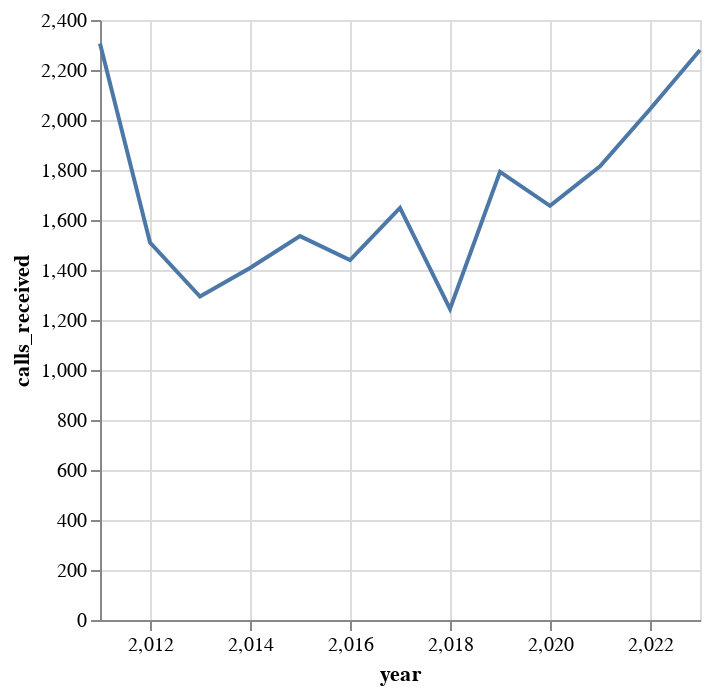
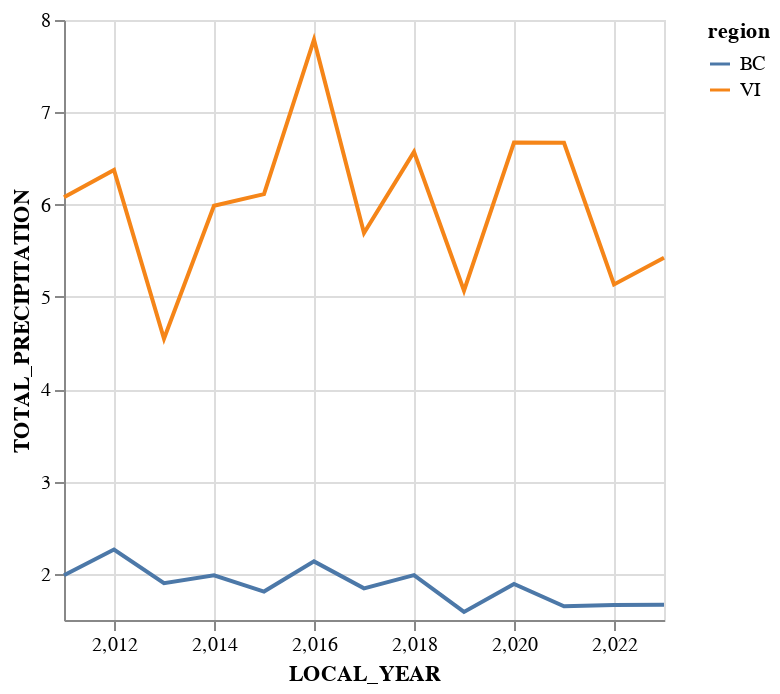

Notebook cell for these charts, in order:
### Code cell
precip_vi = van_island[['LOCAL_YEAR', 'LOCAL_DAY', 'LOCAL_MONTH', 'TOTAL_PRECIPITATION', 'TOTAL_RAIN', 'TOTAL_SNOW']].dropna()
precip_bc = bc[['LOCAL_YEAR', 'LOCAL_DAY', 'LOCAL_MONTH', 'TOTAL_PRECIPITATION', 'TOTAL_RAIN', 'TOTAL_SNOW']].dropna()

precip_vi_2011 = precip_vi[precip_vi['LOCAL_YEAR']==2011].groupby('LOCAL_YEAR').mean(numeric_only=True).reset_index().assign(region = 'VI')
precip_vi_2012 = precip_vi[precip_vi['LOCAL_YEAR']==2012].groupby('LOCAL_YEAR').mean(numeric_only=True).reset_index().assign(region = 'VI')
precip_vi_2013 = precip_vi[precip_vi['LOCAL_YEAR']==2013].groupby('LOCAL_YEAR').mean(numeric_only=True).reset_index().assign(region = 'VI')
precip_vi_2014 = precip_vi[precip_vi['LOCAL_YEAR']==2014].groupby('LOCAL_YEAR').mean(numeric_only=True).reset_index().assign(region = 'VI')
precip_vi_2015 = precip_vi[precip_vi['LOCAL_YEAR']==2015].groupby('LOCAL_YEAR').mean(numeric_only=True).reset_index().assign(region = 'VI')
precip_vi_2016 = precip_vi[precip_vi['LOCAL_YEAR']==2016].groupby('LOCAL_YEAR').mean(numeric_only=True).reset_index().assign(region = 'VI')
precip_vi_2017 = precip_vi[precip_vi['LOCAL_YEAR']==2017].groupby('LOCAL_YEAR').mean(numeric_only=True).reset_index().assign(region = 'VI')
precip_vi_2018 = precip_vi[precip_vi['LOCAL_YEAR']==2018].groupby('LOCAL_YEAR').mean(numeric_only=True).reset_index().assign(region = 'VI')
precip_vi_2019 = precip_vi[precip_vi['LOCAL_YEAR']==2019].groupby('LOCAL_YEAR').mean(numeric_only=True).reset_index().assign(region = 'VI')
precip_vi_2020 = precip_vi[precip_vi['LOCAL_YEAR']==2020].groupby('LOCAL_YEAR').mean(numeric_only=True).reset_index().assign(region = 'VI')
precip_vi_2021 = precip_vi[precip_vi['LOCAL_YEAR']==2021].groupby('LOCAL_YEAR').mean(numeric_only=True).reset_index().assign(region = 'VI')
precip_vi_2022 = precip_vi[precip_vi['LOCAL_YEAR']==2022].groupby('LOCAL_YEAR').mean(numeric_only=True).reset_index().assign(region = 'VI')
precip_vi_2023 = precip_vi[precip_vi['LOCAL_YEAR']==2023].groupby('LOCAL_YEAR').mean(numeric_only=True).reset_index().assign(region = 'VI')
#precip_vi_2024 = precip_vi[precip_vi['LOCAL_YEAR']==2024].groupby('LOCAL_YEAR').mean(numeric_only=True).reset_index().assign(region = 'VI')

precip_vi_month=pd.concat([precip_vi_2011,
                       precip_vi_2012, 
                       precip_vi_2013,
                       precip_vi_2014,
                       precip_vi_2015,
                       precip_vi_2016,
                       precip_vi_2017,
                       precip_vi_2018,
                       precip_vi_2019,
                       precip_vi_2020,
                       precip_vi_2021,
                       precip_vi_2022,
                       precip_vi_2023
                       ], ignore_index=True, axis=0)

precip_bc_2011 = precip_bc[precip_bc['LOCAL_YEAR']==2011].groupby('LOCAL_YEAR').mean(numeric_only=True).reset_index().assign(region = 'BC')
precip_bc_2012 = precip_bc[precip_bc['LOCAL_YEAR']==2012].groupby('LOCAL_YEAR').mean(numeric_only=True).reset_index().assign(region = 'BC')
precip_bc_2013 = precip_bc[precip_bc['LOCAL_YEAR']==2013].groupby('LOCAL_YEAR').mean(numeric_only=True).reset_index().assign(region = 'BC')
precip_bc_2014 = precip_bc[precip_bc['LOCAL_YEAR']==2014].groupby('LOCAL_YEAR').mean(numeric_only=True).reset_index().assign(region = 'BC')
precip_bc_2015 = precip_bc[precip_bc['LOCAL_YEAR']==2015].groupby('LOCAL_YEAR').mean(numeric_only=True).reset_index().assign(region = 'BC')
precip_bc_2016 = precip_bc[precip_bc['LOCAL_YEAR']==2016].groupby('LOCAL_YEAR').mean(numeric_only=True).reset_index().assign(region = 'BC')
precip_bc_2017 = precip_bc[precip_bc['LOCAL_YEAR']==2017].groupby('LOCAL_YEAR').mean(numeric_only=True).reset_index().assign(region = 'BC')
precip_bc_2018 = precip_bc[precip_bc['LOCAL_YEAR']==2018].groupby('LOCAL_YEAR').mean(numeric_only=True).reset_index().assign(region = 'BC')
precip_bc_2019 = precip_bc[precip_bc['LOCAL_YEAR']==2019].groupby('LOCAL_YEAR').mean(numeric_only=True).reset_index().assign(region = 'BC')
precip_bc_2020 = precip_bc[precip_bc['LOCAL_YEAR']==2020].groupby('LOCAL_YEAR').mean(numeric_only=True).reset_index().assign(region = 'BC')
precip_bc_2021 = precip_bc[precip_bc['LOCAL_YEAR']==2021].groupby('LOCAL_YEAR').mean(numeric_only=True).reset_index().assign(region = 'BC')
precip_bc_2022 = precip_bc[precip_bc['LOCAL_YEAR']==2022].groupby('LOCAL_YEAR').mean(numeric_only=True).reset_index().assign(region = 'BC')
precip_bc_2023 = precip_bc[precip_bc['LOCAL_YEAR']==2023].groupby('LOCAL_YEAR').mean(numeric_only=True).reset_index().assign(region = 'BC')
#precip_bc_2024 = precip_bc[precip_bc['LOCAL_YEAR']==2024].groupby('LOCAL_YEAR').mean(numeric_only=True).reset_index().assign(region = 'BC')

precip_bc_month= pd.concat([precip_bc_2011,
                            precip_bc_2012,
                            precip_bc_2013,
                            precip_bc_2014,
                            precip_bc_2015,
                            precip_bc_2016,
                            precip_bc_2017,
                            precip_bc_2018,
                            precip_bc_2019,
                            precip_bc_2020,
                            precip_bc_2021,
                            precip_bc_2022,
                            precip_bc_2023], ignore_index=True, axis=0)

precip_both = pd.concat([precip_bc_month, precip_vi_month], ignore_index=True, axis=0)
compare_precip_both =alt.Chart(precip_both).mark_line().encode(
    x=alt.X('LOCAL_YEAR').scale(zero=False),
    y=alt.Y('TOTAL_PRECIPITATION').scale(zero=False),
    color='region'
)
#shows simillar trend in weather patterns between vancouver island and bc, thus can make similar trends in how Vancouver island 
compare_precip_both
bb_year=bear.groupby('year').mean(numeric_only=True).reset_index()
bear_plot = alt.Chart(bb_year).mark_line().encode(
    x='year', 
    y='calls_received'
)
display(bear_plot, compare_precip_both)

### Figure 1 — Vega-Lite specification as saved in the notebook (floating-point values rounded to 4 significant figures)
{"config": {"view": {"continuousWidth": 300, "continuousHeight": 300}}, "data": {"name": "data-3c4f362988a3642ddd0a1068e764f661"}, "mark": {"type": "line"}, "encoding": {"x": {"field": "year", "type": "quantitative"}, "y": {"field": "calls_received", "type": "quantitative"}}, "$schema": "https://vega.github.io/schema/vega-lite/v5.8.0.json", "datasets": {"data-3c4f362988a3642ddd0a1068e764f661": [{"year": 2011, "calls_received": 2306.0}, {"year": 2012, "calls_received": 1510.0}, {"year": 2013, "calls_received": 1294.0}, {"year": 2014, "calls_received": 1408.0}, {"year": 2015, "calls_received": 1535.0}, {"year": 2016, "calls_received": 1440.0}, {"year": 2017, "calls_received": 1648.0}, {"year": 2018, "calls_received": 1244.0}, {"year": 2019, "calls_received": 1793.0}, {"year": 2020, "calls_received": 1657.0}, {"year": 2021, "calls_received": 1814.0}, {"year": 2022, "calls_received": 2043.0}, {"year": 2023, "calls_received": 2280.0}]}}

### Figure 2 — Vega-Lite specification as saved in the notebook (floating-point values rounded to 4 significant figures)
{"config": {"view": {"continuousWidth": 300, "continuousHeight": 300}}, "data": {"name": "data-ff68b67e9ce0ca3a66dea5ed2c4e557e"}, "mark": {"type": "line"}, "encoding": {"color": {"field": "region", "type": "nominal"}, "x": {"field": "LOCAL_YEAR", "scale": {"zero": false}, "type": "quantitative"}, "y": {"field": "TOTAL_PRECIPITATION", "scale": {"zero": false}, "type": "quantitative"}}, "$schema": "https://vega.github.io/schema/vega-lite/v5.8.0.json", "datasets": {"data-ff68b67e9ce0ca3a66dea5ed2c4e557e": [{"LOCAL_YEAR": 2011, "LOCAL_DAY": 15.72, "LOCAL_MONTH": 6.543, "TOTAL_PRECIPITATION": 1.985, "TOTAL_RAIN": 1.358, "TOTAL_SNOW": 0.6464, "region": "BC"}, {"LOCAL_YEAR": 2012, "LOCAL_DAY": 15.68, "LOCAL_MONTH": 6.394, "TOTAL_PRECIPITATION": 2.264, "TOTAL_RAIN": 1.639, "TOTAL_SNOW": 0.6486, "region": "BC"}, {"LOCAL_YEAR": 2013, "LOCAL_DAY": 15.7, "LOCAL_MONTH": 6.485, "TOTAL_PRECIPITATION": 1.899, "TOTAL_RAIN": 1.363, "TOTAL_SNOW": 0.5533, "region": "BC"}, {"LOCAL_YEAR": 2014, "LOCAL_DAY": 15.75, "LOCAL_MONTH": 6.427, "TOTAL_PRECIPITATION": 1.984, "TOTAL_RAIN": 1.411, "TOTAL_SNOW": 0.5895, "region": "BC"}, {"LOCAL_YEAR": 2015, "LOCAL_DAY": 15.69, "LOCAL_MONTH": 6.465, "TOTAL_PRECIPITATION": 1.808, "TOTAL_RAIN": 1.342, "TOTAL_SNOW": 0.4747, "region": "BC"}, {"LOCAL_YEAR": 2016, "LOCAL_DAY": 15.67, "LOCAL_MONTH": 6.331, "TOTAL_PRECIPITATION": 2.135, "TOTAL_RAIN": 1.665, "TOTAL_SNOW": 0.4909, "region": "BC"}, {"LOCAL_YEAR": 2017, "LOCAL_DAY": 15.66, "LOCAL_MONTH": 6.408, "TOTAL_PRECIPITATION": 1.843, "TOTAL_RAIN": 1.116, "TOTAL_SNOW": 0.7495, "region": "BC"}, {"LOCAL_YEAR": 2018, "LOCAL_DAY": 15.67, "LOCAL_MONTH": 6.256, "TOTAL_PRECIPITATION": 1.986, "TOTAL_RAIN": 1.204, "TOTAL_SNOW": 0.7999, "region": "BC"}, {"LOCAL_YEAR": 2019, "LOCAL_DAY": 15.7, "LOCAL_MONTH": 6.414, "TOTAL_PRECIPITATION": 1.587, "TOTAL_RAIN": 1.034, "TOTAL_SNOW": 0.5719, "region": "BC"}, {"LOCAL_YEAR": 2020, "LOCAL_DAY": 15.68, "LOCAL_MONTH": 6.416, "TOTAL_PRECIPITATION": 1.891, "TOTAL_RAIN": 1.107, "TOTAL_SNOW": 0.813, "region": "BC"}, {"LOCAL_YEAR": 2021, "LOCAL_DAY": 15.75, "LOCAL_MONTH": 6.362, "TOTAL_PRECIPITATION": 1.649, "TOTAL_RAIN": 1.085, "TOTAL_SNOW": 0.5942, "region": "BC"}, {"LOCAL_YEAR": 2022, "LOCAL_DAY": 15.62, "LOCAL_MONTH": 6.082, "TOTAL_PRECIPITATION": 1.664, "TOTAL_RAIN": 1.01, "TOTAL_SNOW": 0.6765, "region": "BC"}, {"LOCAL_YEAR": 2023, "LOCAL_DAY": 15.82, "LOCAL_MONTH": 6.07, "TOTAL_PRECIPITATION": 1.666, "TOTAL_RAIN": 1.239, "TOTAL_SNOW": 0.4486, "region": "BC"}, {"LOCAL_YEAR": 2011, "LOCAL_DAY": 15.68, "LOCAL_MONTH": 6.542, "TOTAL_PRECIPITATION": 6.081, "TOTAL_RAIN": 5.91, "TOTAL_SNOW": 0.1728, "region": "VI"}, {"LOCAL_YEAR": 2012, "LOCAL_DAY": 15.69, "LOCAL_MONTH": 6.46, "TOTAL_PRECIPITATION": 6.375, "TOTAL_RAIN": 6.199, "TOTAL_SNOW": 0.1735, "region": "VI"}, {"LOCAL_YEAR": 2013, "LOCAL_DAY": 15.67, "LOCAL_MONTH": 6.389, "TOTAL_PRECIPITATION": 4.547, "TOTAL_RAIN": 4.512, "TOTAL_SNOW": 0.03514, "region": "VI"}, {"LOCAL_YEAR": 2014, "LOCAL_DAY": 15.66, "LOCAL_MONTH": 6.467, "TOTAL_PRECIPITATION": 5.988, "TOTAL_RAIN": 5.877, "TOTAL_SNOW": 0.1092, "region": "VI"}, {"LOCAL_YEAR": 2015, "LOCAL_DAY": 15.64, "LOCAL_MONTH": 6.34, "TOTAL_PRECIPITATION": 6.113, "TOTAL_RAIN": 6.093, "TOTAL_SNOW": 0.01918, "region": "VI"}, {"LOCAL_YEAR": 2016, "LOCAL_DAY": 15.69, "LOCAL_MONTH": 6.406, "TOTAL_PRECIPITATION": 7.787, "TOTAL_RAIN": 7.718, "TOTAL_SNOW": 0.06945, "region": "VI"}, {"LOCAL_YEAR": 2017, "LOCAL_DAY": 15.65, "LOCAL_MONTH": 6.496, "TOTAL_PRECIPITATION": 5.692, "TOTAL_RAIN": 5.472, "TOTAL_SNOW": 0.2197, "region": "VI"}, {"LOCAL_YEAR": 2018, "LOCAL_DAY": 15.76, "LOCAL_MONTH": 6.352, "TOTAL_PRECIPITATION": 6.572, "TOTAL_RAIN": 6.514, "TOTAL_SNOW": 0.05807, "region": "VI"}, {"LOCAL_YEAR": 2019, "LOCAL_DAY": 15.67, "LOCAL_MONTH": 6.67, "TOTAL_PRECIPITATION": 5.067, "TOTAL_RAIN": 4.946, "TOTAL_SNOW": 0.1237, "region": "VI"}, {"LOCAL_YEAR": 2020, "LOCAL_DAY": 15.73, "LOCAL_MONTH": 6.428, "TOTAL_PRECIPITATION": 6.672, "TOTAL_RAIN": 6.558, "TOTAL_SNOW": 0.1149, "region": "VI"}, {"LOCAL_YEAR": 2021, "LOCAL_DAY": 15.71, "LOCAL_MONTH": 6.436, "TOTAL_PRECIPITATION": 6.67, "TOTAL_RAIN": 6.507, "TOTAL_SNOW": 0.1645, "region": "VI"}, {"LOCAL_YEAR": 2022, "LOCAL_DAY": 15.68, "LOCAL_MONTH": 6.47, "TOTAL_PRECIPITATION": 5.135, "TOTAL_RAIN": 4.967, "TOTAL_SNOW": 0.1679, "region": "VI"}, {"LOCAL_YEAR": 2023, "LOCAL_DAY": 15.78, "LOCAL_MONTH": 5.922, "TOTAL_PRECIPITATION": 5.423, "TOTAL_RAIN": 5.349, "TOTAL_SNOW": 0.07407, "region": "VI"}]}}
